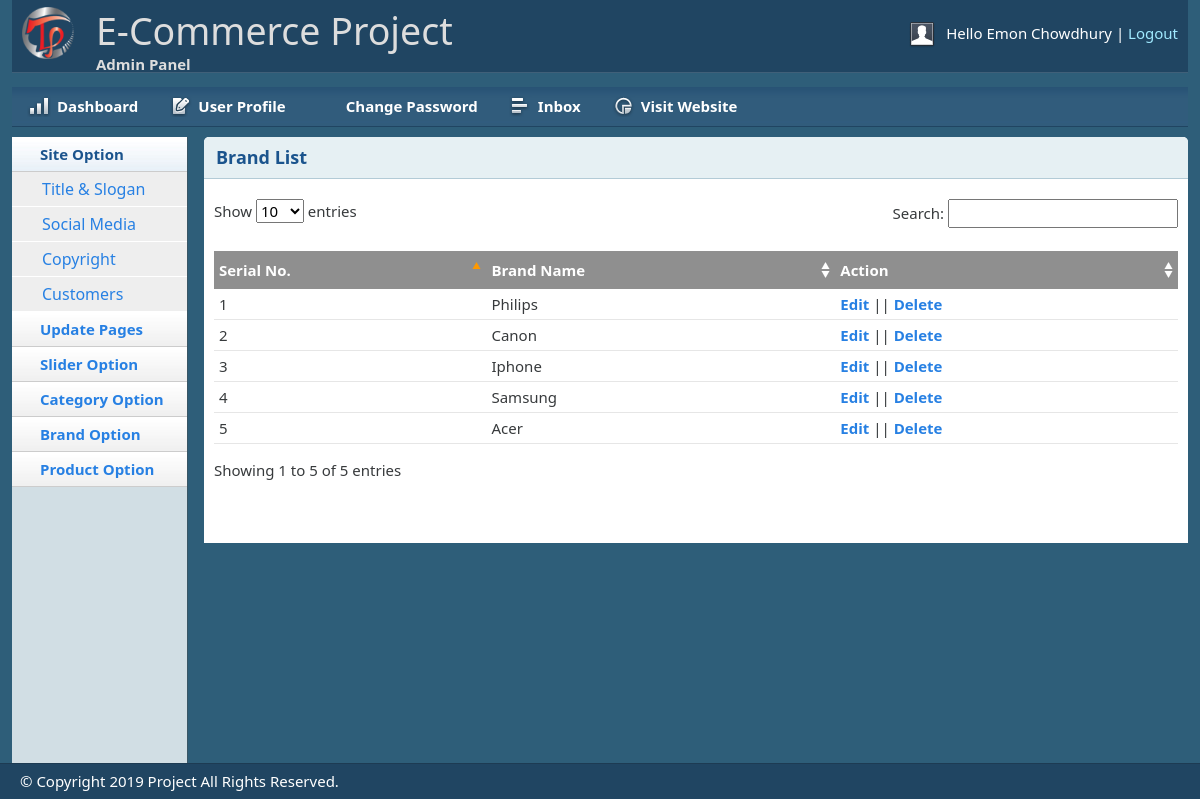
Page /shop/admin/brandlist.php (signed in) on the committed database.
### tables this page shows
CREATE TABLE `tbl_brand` (
  `brandId` int(11) NOT NULL,
  `brandName` varchar(255) NOT NULL
);

### shop/lib/Database.php (called while the page is built, shortened)
<?php
Class Database {
    public $host = DB_HOST;
    public $user = DB_USER;
    public $pass = DB_PASS;
    public $dbname = DB_NAME;
    public $link;
    private function connectDB() {
        $this->link = new mysqli($this->host, $this->user, $this->pass, $this->dbname);
    }
    public function select($query) {
        $result = $this->link->query($query) or die($this->link->error . __LINE__);
        if ($result->num_rows>0) {
            return $result;
        } else {
            return false;
        }
    }
}

### shop/classes/Brand.php (called while the page is built, shortened)
<?php
  $filepath = realpath(dirname(__FILE__));
    include_once ($filepath.'/../lib/Database.php');
?>
<?php
class Brand {
    private $db;
    public function __construct() {
        $this->db = new Database();
    }
        public function getAllBrand(){
        $query = "SELECT * FROM tbl_brand ORDER BY brandId DESC";
        $result = $this->db->select($query);
        return $result;
    }
}

### shop/admin/brandlist.php (the view, shortened to what this page needs)
<?php include 'inc/header.php';?>
<?php include 'inc/sidebar.php';?>
<?php include '../classes/Brand.php';?>
<?php
    $brand = new Brand();
?>
        <div class="grid_10">
            <div class="box round first grid">
                <h2>Brand List</h2>
                <div class="block">
                    <table class="data display datatable" id="example">
					<thead>
						<tr>
							<th>Serial No.</th>
							<th>Brand Name</th>
							<th>Action</th>
						</tr>
					</thead>
					<tbody>
                                            <?php
                                              $getBrand = $brand->getAllBrand();
                                              if($getBrand){
                                                 $i= 0;
                                                 while($result = $getBrand->fetch_assoc()){
                                                  $i++;
                                            ?>
						<tr class="odd gradeX">
							<td><?php echo $i;?></td>
                                                        <td><?php echo $result['brandName'] ;?></td>
                                                        <td><a href="brandedit.php?brandId=<?php echo $result['brandId'];?>">Edit</a> || <a onclick="return confirm('Are you sure want to delete!')"
                                                               href="?delbrand=<?php echo $result['brandId'];?>">Delete</a></td>
						</tr>
                                              <?php }} ?>
					</tbody>
				</table>
               </div>
            </div>
        </div>
<?php include 'inc/footer.php';?>

### shop/admin/css/text.css (style rules this page uses)
body { font: 13px/1.5 Tahoma, Helvetica, Arial, 'Liberation Sans', FreeSans, sans-serif; }
h2 { font-size: 23px; }
p, dl, hr, h1, h2, h3, h4, h5, h6, ol, ul, pre, table, address, fieldset { margin-bottom: 20px; }

### shop/admin/css/grid.css (style rules this page uses)
.grid_1, .grid_2, .grid_3, .grid_4, .grid_5, .grid_6, .grid_7, .grid_8, .grid_9, .grid_10, .grid_11, .grid_12, .grid_13, .grid_14, .grid_15, .grid_16 { display: inline; float: left; margin-left: 1%; margin-right: 1%; }
.container_12 .grid_10 { width: 81.333%; }

### shop/admin/css/layout.css (style rules this page uses)
body { background: #fff none repeat scroll 0 0; color: #444; font-size: 14px; padding: 0; }
a { color: #000; font-weight:bold; text-decoration: none; }
h1, h2, h3, h4, h5, h6 { line-height:1.2em; margin-bottom:.3em; }
h2 { margin-top:1em; }
.box { background:#fff; margin-bottom:20px; padding:10px 10px 10px 10px; margin-left:-8px; }
.box.grid { padding-bottom:40px; }
.box.round { -moz-border-radius: 5px 5px 0px 0px; -webkit-border-radius: 5px 5px 0px 0px; border-radius: 5px 5px 0px 0px; }
.box h2 { font-size:1.2em; font-weight:bold; color:#1B548D; background:#E6F0F3; margin:-10px -10px 0 -10px; padding:10px 12px; border-bottom:1px solid #B3CBD6; -moz-border-radius: 5px 5px 0px 0px; -webkit-border-radius: 5px 5px 0px 0px; border-radius: 5px 5px 0px 0px; }
.box.first { min-height: 406px; }
.block { padding-top:20px; }
.block { padding-bottom:1px; }
table.display { margin: 0 auto; clear: both; width: 100%; }
.sorting_asc { background: #8f8f8f url(../img/table/sort_asc.png) no-repeat center right; padding:8px 5px; text-align:left; color:#fff; }
.sorting { background:#8f8f8f url(../img/table/sort_both.png) no-repeat center right; padding:8px 5px; text-align:left; color:#fff; }
tr.odd { height: 30px; line-height: 30px; border-bottom:1px solid #e6e6e6; }
tr.even { height: 30px; line-height: 30px; border-bottom:1px solid #e6e6e6; }
tr.odd td, tr.even td { padding-left:5px; }

### rows in the picture
tbl_brand: brandName "Philips"
tbl_brand: brandName "Canon"
tbl_brand: brandName "Iphone"
tbl_brand: brandName "Samsung"
tbl_brand: brandName "Acer"

### other values in the picture
Session::get('adminName') "Emon Chowdhury"
